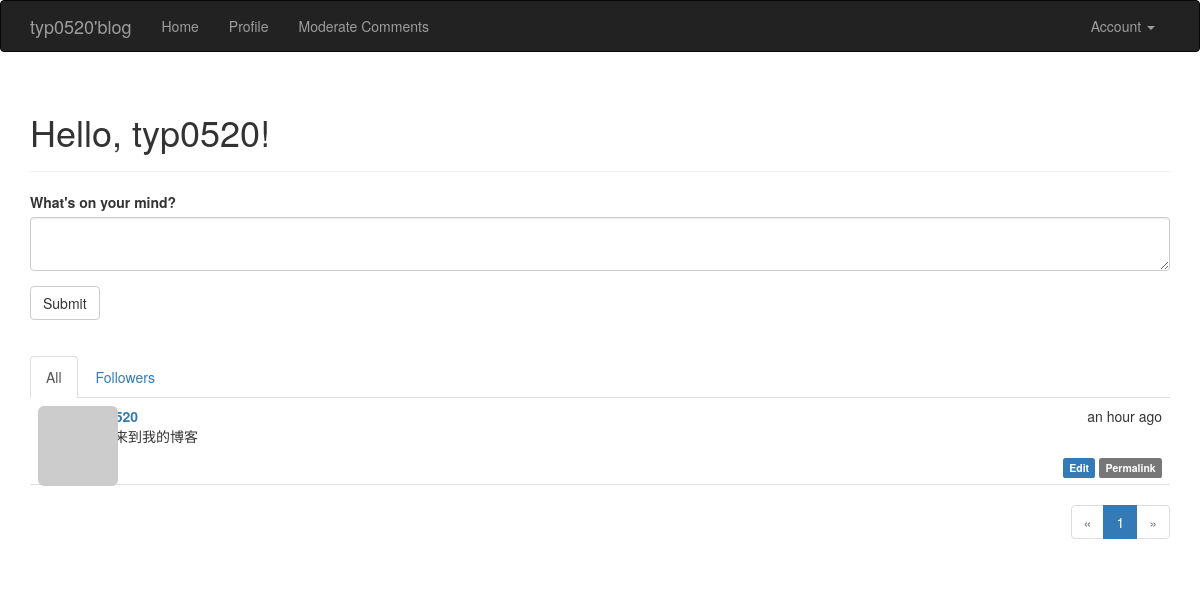
The page / (signed in) on the database its author committed.
### app/models.py (models this page shows, shortened)
class User(UserMixin, db.Model):
    __tablename__ = 'users'
    id = db.Column(db.Integer, primary_key=True)
    email = db.Column(db.String(64), unique=True, index=True)
    username = db.Column(db.String(64), unique=True, index=True)
    password_hash = db.Column(db.String(128))
    role_id = db.Column(db.Integer, db.ForeignKey('roles.id'))
    confirmed = db.Column(db.Boolean, default=False)
    name = db.Column(db.String(64))
    location = db.Column(db.String(64))
    about_me = db.Column(db.Text())
    member_since = db.Column(db.DateTime(), default=datetime.utcnow)
    last_seen = db.Column(db.DateTime(), default=datetime.utcnow)
    posts = db.relationship('Post', backref='author', lazy='dynamic')
    comments = db.relationship('Comment', backref='author', lazy='dynamic')
    followed = db.relationship('Follow',
                               foreign_keys=[Follow.follower_id],
                               backref=db.backref('follower', lazy='joined'),
                               lazy='dynamic',
                               cascade='all, delete-orphan')
    followers = db.relationship('Follow',
                                foreign_keys=[Follow.followed_id],
                                backref=db.backref('followed', lazy='joined'),
                                lazy='dynamic',
                                cascade='all, delete-orphan')
    @property
    def password(self):
        raise AttributeError('password is not a readable attribute')
    def can(self, permissions):
        return self.role is not None and (self.role.permissions & permissions) == permissions
    def gravatar(self, size=100, default='idention', rating='g'):
        url = 'http://www.gravatar.com/avatar'
        hash = hashlib.md5(self.email.encode('utf-8')).hexdigest()
        img = '{url}/{hash}?s={size}&r={rating}'.format(url=url, hash=hash, size=size, default=default, rating=rating)
        return img

class Post(db.Model):
    __tablename__ = 'posts'
    id = db.Column(db.Integer, primary_key=True)
    body = db.Column(db.Text)
    body_html = db.Column(db.Text)
    timestamp = db.Column(db.DateTime, index=True, default=datetime.utcnow)
    author_id = db.Column(db.Integer, db.ForeignKey('users.id'))
    comments = db.relationship('Comment', backref='post', lazy='dynamic')

### app/main/views.py (the view)
@main.route('/', methods=['GET', 'POST'])
def index():
    form = PostForm()
    if current_user.can(Permission.WRITE_ARTICLES) and \
            form.validate_on_submit():
        post = Post(body=form.body.data,
                    author=current_user._get_current_object())
        db.session.add(post)
        return redirect(url_for('.index'))
    page = request.args.get('page', 1, type=int)
    show_followed = False
    if current_user.is_authenticated:
        show_followed = bool(request.cookies.get('show_followed', ''))
    if show_followed:
        query = current_user.followed_posts
    else:
        query = Post.query
    pagination = query.order_by(Post.timestamp.desc()).paginate(page, per_page=10, error_out=False)
    posts = pagination.items
    return render_template('index.html', form=form, posts=posts, show_followed=show_followed, pagination=pagination)

### app/main/forms.py
class PostForm(FlaskForm):
    body = PageDownField("What's on your mind?", validators=[DataRequired()])
    submit = SubmitField('Submit')

### app/auth/views.py (called while the page is built)
@auth.before_app_request
def before_request():
    if current_user.is_authenticated:
        if not current_user.confirmed \
            and request.endpoint \
            and request.endpoint[:5] != 'auth.' \
            and request.endpoint != 'static':
            return redirect(url_for('auth.unconfirmed'))

### app/main/__init__.py (called while the page is built)
@main.app_context_processor
def inject_permissions():
    return dict(Permission=Permission)

### app/models.py (called while the page is built)
@login_manager.user_loader
def load_user(user_id):
    return User.query.get(int(user_id))

### app/templates/index.html (shortened to what this page needs)
{% extends "base.html" %}
{% import "bootstrap/wtf.html" as wtf %}
{% import "_macros.html" as macros %}
{% block page_content %}
    <div class="page-header">
        <h1>Hello, {% if current_user.is_authenticated %}{{ current_user.username }}{% else %}Stranger{% endif %}!</h1>
    </div>
    <div>
        {% if current_user.can(Permission.WRITE_ARTICLES) %}
            {{ wtf.quick_form(form) }}
        {% endif %}
    </div>
    <br />
    <div class="post-tabs">
        <ul class="nav nav-tabs">
            <li{% if not show_followed %} class="active"{% endif %}><a href="{{ url_for('.show_all') }}">All</a></li>
            {% if current_user.is_authenticated %}
                <li{% if show_followed %} class="active"{% endif %}><a
                        href="{{ url_for('.show_followed') }}">Followers</a></li>
            {% endif %}
        </ul>
        {% include '_posts.html' %}
    </div>
    {% if pagination %}
        <div class="pagination">
            {{ macros.pagination_widget(pagination, '.index') }}
        </div>
    {% endif %}
{% endblock %}

### app/templates/_posts.html
<ul class="posts">
    {% for post in posts %}
    <li class="post">
        <div class="post-thumbnail">
            <a href="{{ url_for('.user', username=post.author.username) }}">
                <img class="img-rounded profile-thumbnail" src="{{ post.author.gravatar(size=40) }}">
            </a>
        </div>
        <div class="post-content">
            <div class="post-date">{{ moment(post.timestamp).fromNow() }}</div>
            <div class="post-author"><a href="{{ url_for('.user', username=post.author.username) }}">{{ post.author.username }}</a></div>
            <div class="post-body">
                {% if post.body_html %}
                    {{ post.body_html | safe }}
                {% else %}
                    {{ post.body }}
                {% endif %}
            </div>
            <div class="post-footer">
                {% if current_user == post.author %}
                <a href="{{ url_for('.edit_post', id=post.id) }}">
                    <span class="label label-primary">Edit</span>
                </a>
                {% elif current_user.is_administrator() %}
                <a href="{{ url_for('.edit_post', id=post.id) }}">
                    <span class="label label-danger">Edit [Admin]</span>
                </a>
                {% endif %}
                <a href="{{ url_for('.post', id=post.id) }}">
                    <span class="label label-default">Permalink</span>
                </a>
            </div>
        </div>
    </li>
    {% endfor %}
</ul>

### app/static/styles.css (style rules this page uses)
.profile-thumbnail { position: absolute; }
div.post-tabs { margin-top: 16px; }
ul.posts { list-style-type: none; padding: 0px; margin: 16px 0px 0px 0px; border-top: 1px solid #e0e0e0; }
div.post-tabs ul.posts { margin: 0px; border-top: none; }
ul.posts li.post { padding: 8px; border-bottom: 1px solid #e0e0e0; }
div.post-date { float: right; }
div.post-author { font-weight: bold; }
div.post-thumbnail { position: absolute; }
div.post-content { margin-left: 48px; min-height: 48px; }
div.post-footer { text-align: right; }
div.pagination { width: 100%; text-align: right; padding: 0px; margin: 0px; }

### rows shown on the page
User: username "typ0520"
Post: timestamp "an hour ago", body_html "欢迎来到我的博客"

### other values the page prints
{{ p }} "1"
